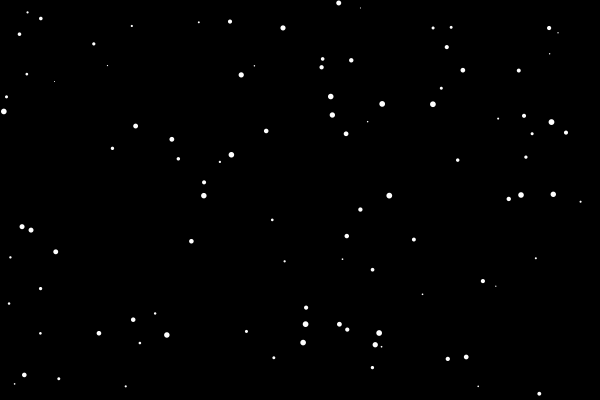
Frame 1 (no input)
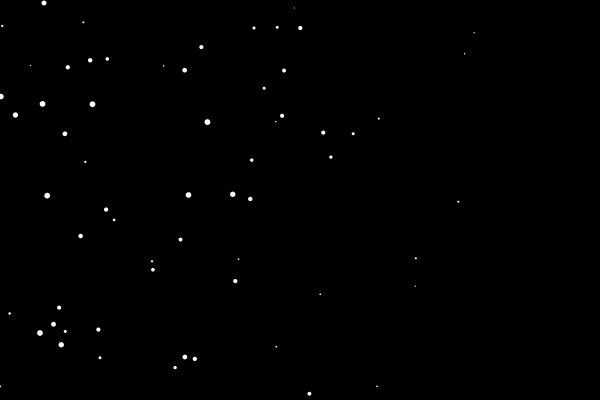
Frame 60 (the mouse pressed at the canvas centre just before this capture)
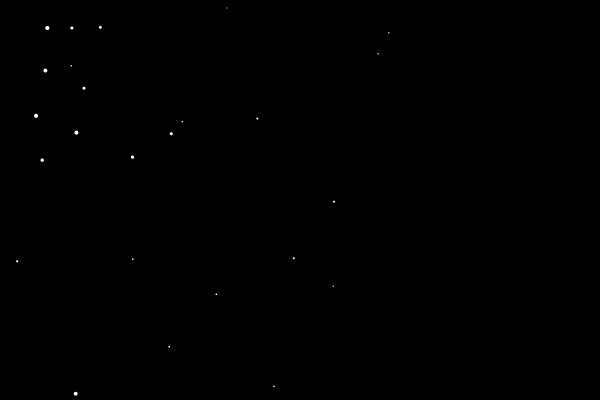
Frame 120 (the mouse held since frame 60 and released just before this capture)

The Processing sketch that drew these frames (run headless with seeded random() and noise(); from frame 60 on, the mouse is pressed at the canvas centre):

// Processing sketch: Space2
// ── Space2.pde
int count = 100;
float[] starX = new float[count];
float[] starY = new float[count];
float[] starS = new float[count];
void setup() {
  size(600,400);
  for (int i=0; i<count; i++) {
    starX[i] = random(width);
    starY[i] = random(height);
    starS[i] = random(1,6);
  }
}
void draw() {
  background(0);
  for (int i=0; i<count; i++) {
    starX[i] -= starS[i];
    noStroke();
    ellipse(starX[i], starY[i], starS[i], starS[i]);
  }
}
